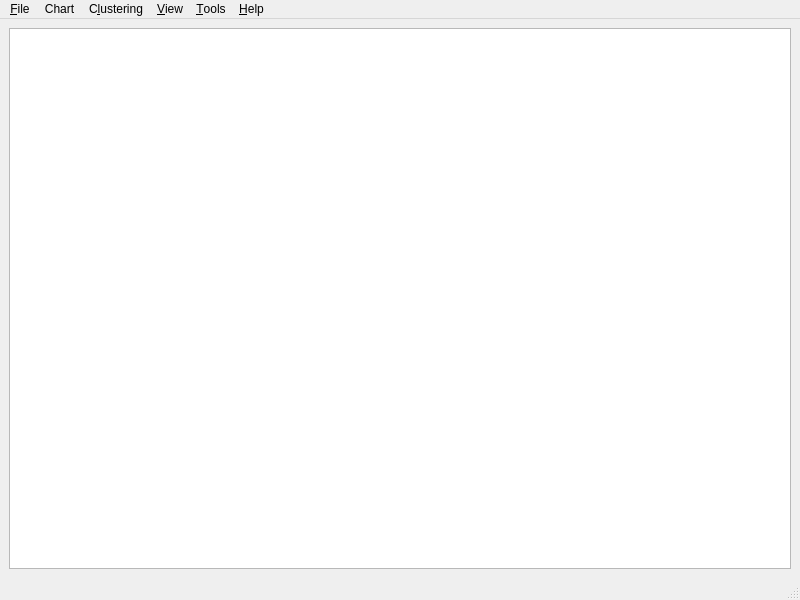
<?xml version="1.0" encoding="UTF-8"?>
<ui version="4.0">
 <class>MainWindow</class>
 <widget class="QMainWindow" name="MainWindow">
  <property name="geometry">
   <rect>
    <x>0</x>
    <y>0</y>
    <width>800</width>
    <height>600</height>
   </rect>
  </property>
  <property name="windowTitle">
   <string>Chemistry Data Explorer</string>
  </property>
  <widget class="QWidget" name="centralwidget">
   <layout class="QVBoxLayout" name="verticalLayout">
    <item>
     <widget class="MongoChem::MongoTableView" name="tableView">
      <attribute name="verticalHeaderVisible">
       <bool>false</bool>
      </attribute>
     </widget>
    </item>
   </layout>
  </widget>
  <widget class="QMenuBar" name="menubar">
   <property name="geometry">
    <rect>
     <x>0</x>
     <y>0</y>
     <width>800</width>
     <height>20</height>
    </rect>
   </property>
   <widget class="QMenu" name="menu_File">
    <property name="title">
     <string>&amp;File</string>
    </property>
    <widget class="QMenu" name="menuImport">
     <property name="title">
      <string>Import</string>
     </property>
    </widget>
    <addaction name="actionAddNewData"/>
    <addaction name="menuImport"/>
    <addaction name="actionServerSettings"/>
    <addaction name="actionQuit"/>
   </widget>
   <widget class="QMenu" name="menu_View">
    <property name="title">
     <string>&amp;View</string>
    </property>
    <addaction name="separator"/>
    <addaction name="actionShowSelectedMolecules"/>
   </widget>
   <widget class="QMenu" name="menu_Help">
    <property name="title">
     <string>&amp;Help</string>
    </property>
    <addaction name="actionAbout"/>
   </widget>
   <widget class="QMenu" name="menuChart">
    <property name="title">
     <string>Chart</string>
    </property>
   </widget>
   <widget class="QMenu" name="menuClustering">
    <property name="title">
     <string>C&amp;lustering</string>
    </property>
   </widget>
   <widget class="QMenu" name="menuTools">
    <property name="title">
     <string>&amp;Tools</string>
    </property>
    <addaction name="actionCalculateFingerprints"/>
   </widget>
   <addaction name="menu_File"/>
   <addaction name="menuChart"/>
   <addaction name="menuClustering"/>
   <addaction name="menu_View"/>
   <addaction name="menuTools"/>
   <addaction name="menu_Help"/>
  </widget>
  <widget class="QStatusBar" name="statusbar"/>
  <action name="actionQuit">
   <property name="text">
    <string>&amp;Quit</string>
   </property>
  </action>
  <action name="actionAddNewData">
   <property name="text">
    <string>&amp;Add New Data</string>
   </property>
  </action>
  <action name="actionGraphs">
   <property name="text">
    <string>&amp;Scatter Plot</string>
   </property>
  </action>
  <action name="actionAbout">
   <property name="text">
    <string>&amp;About</string>
   </property>
  </action>
  <action name="actionServerSettings">
   <property name="text">
    <string>&amp;Server Settings</string>
   </property>
  </action>
  <action name="actionPlotMatrix">
   <property name="text">
    <string>Plot &amp;Matrix</string>
   </property>
  </action>
  <action name="actionParallelCoordinates">
   <property name="text">
    <string>&amp;Parallel Coordinates</string>
   </property>
  </action>
  <action name="actionHistogram">
   <property name="text">
    <string>&amp;Histogram</string>
   </property>
  </action>
  <action name="actionFingerprintSimilarity">
   <property name="text">
    <string>Fingerprint Similarity</string>
   </property>
  </action>
  <action name="actionStructureSimilarity">
   <property name="text">
    <string>Structure Similarity</string>
   </property>
  </action>
  <action name="actionKMeans">
   <property name="text">
    <string>K-Means</string>
   </property>
  </action>
  <action name="actionCalculateFingerprints">
   <property name="text">
    <string>Calculate Fingerprints</string>
   </property>
  </action>
  <action name="actionImportCsv">
   <property name="text">
    <string>Import CSV</string>
   </property>
  </action>
  <action name="actionShowSelectedMolecules">
   <property name="checkable">
    <bool>true</bool>
   </property>
   <property name="text">
    <string>Show Selected Molecules</string>
   </property>
  </action>
 </widget>
 <customwidgets>
  <customwidget>
   <class>MongoChem::MongoTableView</class>
   <extends>QTableView</extends>
   <header>mongotableview.h</header>
  </customwidget>
 </customwidgets>
 <resources/>
 <connections>
  <connection>
   <sender>actionQuit</sender>
   <signal>activated()</signal>
   <receiver>MainWindow</receiver>
   <slot>close()</slot>
   <hints>
    <hint type="sourcelabel">
     <x>-1</x>
     <y>-1</y>
    </hint>
    <hint type="destinationlabel">
     <x>399</x>
     <y>299</y>
    </hint>
   </hints>
  </connection>
 </connections>
</ui>
